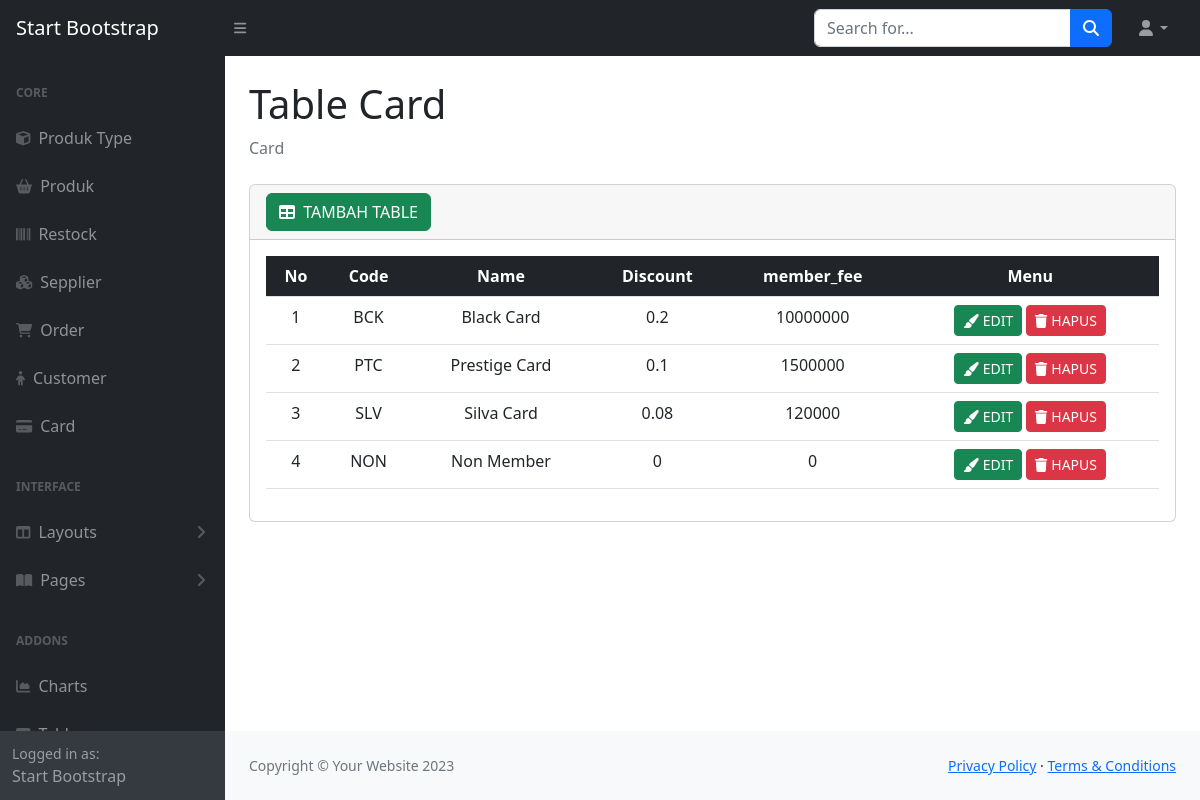
/halaman_belakang/card.php, run on the app's committed database.
### tables this page shows
CREATE TABLE `card` (
  `id` int(11) NOT NULL,
  `code` varchar(45) DEFAULT NULL,
  `name` varchar(45) DEFAULT NULL,
  `discount` float DEFAULT NULL,
  `member_fee` int(11) DEFAULT NULL
);

### halaman_belakang/card.php (the view, shortened to what this page needs)
<?php
include '../databases/koneksi.php';
$query = "SELECT * FROM `card`";
$sql = mysqli_query($koneksi, $query);
?>
<!DOCTYPE html>
<html lang="en">
<head>
    <link href="https://cdn.jsdelivr.net/npm/simple-datatables@7.1.2/dist/style.min.css" rel="stylesheet" />
    <link href="css/styles.css" rel="stylesheet" />
</head>
<body class="sb-nav-fixed">
    <nav class="sb-topnav navbar navbar-expand navbar-dark bg-dark">
        <a class="navbar-brand ps-3" href="index.html">Start Bootstrap</a>
        <button class="btn btn-link btn-sm order-1 order-lg-0 me-4 me-lg-0" id="sidebarToggle" href="#!"><i class="fas fa-bars"></i></button>
        <form class="d-none d-md-inline-block form-inline ms-auto me-0 me-md-3 my-2 my-md-0">
            <div class="input-group">
                <input class="form-control" type="text" placeholder="Search for..." aria-label="Search for..." aria-describedby="btnNavbarSearch" />
                <button class="btn btn-primary" id="btnNavbarSearch" type="button"><i class="fas fa-search"></i></button>
            </div>
        </form>
        <ul class="navbar-nav ms-auto ms-md-0 me-3 me-lg-4">
            <li class="nav-item dropdown">
                <a class="nav-link dropdown-toggle" id="navbarDropdown" href="#" role="button" data-bs-toggle="dropdown" aria-expanded="false"><i class="fas fa-user fa-fw"></i></a>
            </li>
        </ul>
    </nav>
    <div id="layoutSidenav">
        <div id="layoutSidenav_nav">
            <nav class="sb-sidenav accordion sb-sidenav-dark" id="sidenavAccordion">
                <div class="sb-sidenav-menu">
                    <div class="nav">
                        <div class="sb-sidenav-menu-heading">Core</div>
                        <a class="nav-link" href="produk_type.php">
                            <div class="sb-nav-link-icon"><i class="fa fa-cube" aria-hidden="true"></i></div>
                            Produk Type
                        </a>
                        <a class="nav-link" href="produk_table.php">
                            <div class="sb-nav-link-icon"><i class="fa fa-shopping-basket" aria-hidden="true"></i></div>
                            Produk
                        </a>
                        <a class="nav-link" href="restock.php">
                            <div class="sb-nav-link-icon"><i class="fa fa-barcode" aria-hidden="true"></i></div>
                            Restock
                        </a>
                        <a class="nav-link" href="supplier.php">
                            <div class="sb-nav-link-icon"><i class="fa fa-cubes" aria-hidden="true"></i></div>
                            Sepplier
                        </a>
                        <a class="nav-link" href="order.php">
                            <div class="sb-nav-link-icon"><i class="fa fa-shopping-cart" aria-hidden="true"></i></div>
                            Order
                        </a>
                        <a class="nav-link" href="customer.php">
                            <div class="sb-nav-link-icon"><i class="fa fa-child" aria-hidden="true"></i></div>
                            Customer
                        </a>
                        <a class="nav-link" href="card.php">
                            <div class="sb-nav-link-icon"><i class="fa fa-credit-card-alt" aria-hidden="true"></i></div>
                            Card
                        </a>
                        <div class="sb-sidenav-menu-heading">Interface</div>
                        <a class="nav-link collapsed" href="#" data-bs-toggle="collapse" data-bs-target="#collapseLayouts" aria-expanded="false" aria-controls="collapseLayouts">
                            <div class="sb-nav-link-icon"><i class="fas fa-columns"></i></div>
                            Layouts
                            <div class="sb-sidenav-collapse-arrow"><i class="fas fa-angle-down"></i></div>
                        </a>
                        <a class="nav-link collapsed" href="#" data-bs-toggle="collapse" data-bs-target="#collapsePages" aria-expanded="false" aria-controls="collapsePages">
                            <div class="sb-nav-link-icon"><i class="fas fa-book-open"></i></div>
                            Pages
                            <div class="sb-sidenav-collapse-arrow"><i class="fas fa-angle-down"></i></div>
                        </a>
                        <div class="sb-sidenav-menu-heading">Addons</div>
                        <a class="nav-link" href="charts.html">
                            <div class="sb-nav-link-icon"><i class="fas fa-chart-area"></i></div>
                            Charts
                        </a>
                        <a class="nav-link" href="tables.html">
                            <div class="sb-nav-link-icon"><i class="fas fa-table"></i></div>
                        </a>
                    </div>
                </div>
                <div class="sb-sidenav-footer">
                    <div class="small">Logged in as:</div>
                    Start Bootstrap
                </div>
            </nav>
        </div>
        <div id="layoutSidenav_content">
            <main>
                <div class="container-fluid px-4">
                    <h1 class="mt-4">Table Card</h1>
                    <ol class="breadcrumb mb-4">
                        <li class="breadcrumb-item active">Card</li>
                    </ol>
                    <div class="card mb-4">
                        <div class="card-header">
                            <a href="tambah_card/tambah_car.php" class="btn btn-success"><i class="fas fa-table me-1"></i>
                                TAMBAH TABLE</a>
                        </div>
                        <div class="card-body">
                            <table class="table table-border table-hover">
                                <thead class="bg-dark text-white text-center">
                                    <tr>
                                        <th>No</th>
                                        <th>Code</th>
                                        <th>Name</th>
                                        <th>Discount</th>
                                        <th>member_fee</th>
                                        <th>Menu</th>
                                    </tr>
                                </thead>
                                <tbody class="text-center">
                                    <?php
                                    $nomor = 1;
                                    while ($tabel = mysqli_fetch_assoc($sql)) {
                                    ?>
                                        <tr>
                                            <td><?= $nomor ?></td>
                                            <td><?= $tabel['code'] ?></td>
                                            <td><?= $tabel['name'] ?></td>
                                            <td><?= $tabel['discount'] ?></td>
                                            <td><?= $tabel['member_fee'] ?></td>
                                            <td>
                                                <a href="tambah_card/tambah_car.php?edit=<?= $tabel['id'] ?>"" type=" button" class="btn btn-success btn-sm">
                                                    <i class="fa fa-paint-brush" aria-hidden="true"></i>
                                                    EDIT
                                                </a>
                                                <a href="tambah_card/proses_car.php?hapus=<?= $tabel['id'] ?>" type="button" class="btn btn-danger btn-sm" onClick="return confirm('apakah anda yakin ingin menghapus data???')">
                                                    <i class="fa fa-trash"></i>
                                                    HAPUS
                                                </a>
                                            </td>
                                        </tr>
                                    <?php
                                        $nomor++;
                                    }
                                    ?>
                                </tbody>
                            </table>
                        </div>
                    </div>
                </div>
            </main>
            <footer class="py-4 bg-light mt-auto">
                <div class="container-fluid px-4">
                    <div class="d-flex align-items-center justify-content-between small">
                        <div class="text-muted">Copyright &copy; Your Website 2023</div>
                        <div>
                            <a href="#">Privacy Policy</a>
                            &middot;
                            <a href="#">Terms &amp; Conditions</a>
                        </div>
                    </div>
                </div>
            </footer>
        </div>
    </div>
</body>
</html>

### data on the page
card: code "BCK", name "Black Card", discount "0.2", member_fee "10000000"
card: code "PTC", name "Prestige Card", discount "0.1", member_fee "1500000"
card: code "SLV", name "Silva Card", discount "0.08", member_fee "120000"
card: code "NON", name "Non Member", discount "0", member_fee "0"
